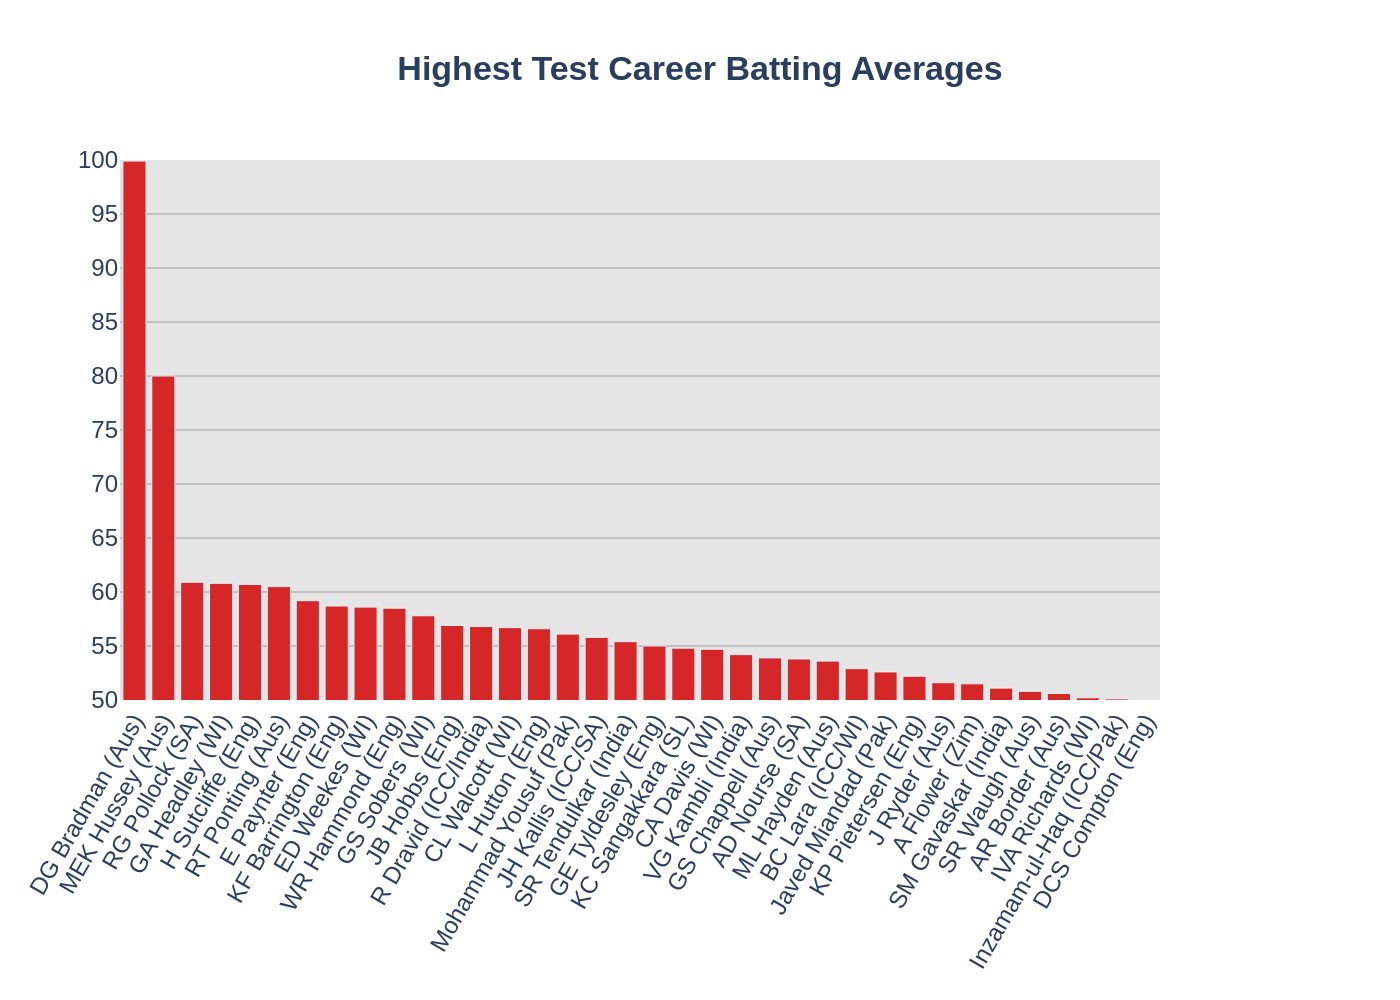

Write the Python code that produced this figure.
import sys
import json
import os
import plotly.graph_objects as go

# Check if a file path is provided as a command-line argument
if len(sys.argv) != 2:
    print("Usage: python generate_chart.py <path_to_json_file>")
    sys.exit(1)

json_path = sys.argv[1]

# Check if the JSON file exists
if not os.path.exists(json_path):
    print(f"Error: File not found at {json_path}")
    sys.exit(1)

# Load the data from the specified JSON file
with open(json_path, 'r', encoding='utf-8') as f:
    chart_info = json.load(f)

# Extract data, texts, and colors from the JSON structure
chart_data = chart_info['chart_data']
texts = chart_info['texts']
colors = chart_info['colors']

# Create the figure
fig = go.Figure()

# Add traces to the figure
for i, series in enumerate(chart_data):
    categories = [item['category'] for item in series['data']]
    values = [item['value'] for item in series['data']]
    fig.add_trace(go.Bar(
        x=categories,
        y=values,
        name=series['series_name'],
        marker_color=colors[i % len(colors)]
    ))

# Build the title string
title_text = ""
if texts.get('title'):
    title_text += f"<b>{texts['title']}</b>"
if texts.get('subtitle'):
    title_text += f"<br>{texts['subtitle']}"

# Update layout
fig.update_layout(
    title=dict(
        text=title_text,
        x=0.5,
        font=dict(family="Arial")
    ),
    plot_bgcolor='#E5E5E5',
    paper_bgcolor='white',
    font=dict(family="Arial", size=12),
    xaxis=dict(
        tickangle=-60,
        automargin=True
    ),
    yaxis=dict(
        title_text=texts.get('y_axis_title'),
        range=[50, 100],
        dtick=5,
        gridcolor='#C0C0C0'
    ),
    legend=dict(
        x=1.02,
        y=0.75,
        xanchor='left',
        yanchor='middle'
    ),
    margin=dict(l=60, r=120, t=80, b=150)
)

# Determine the output filename from the input JSON path
base_filename = os.path.splitext(os.path.basename(json_path))[0]
output_filename = f"{base_filename}.png"

# Save the figure as a PNG image
fig.write_image(output_filename, scale=2)

print(f"Chart saved to {output_filename}")
